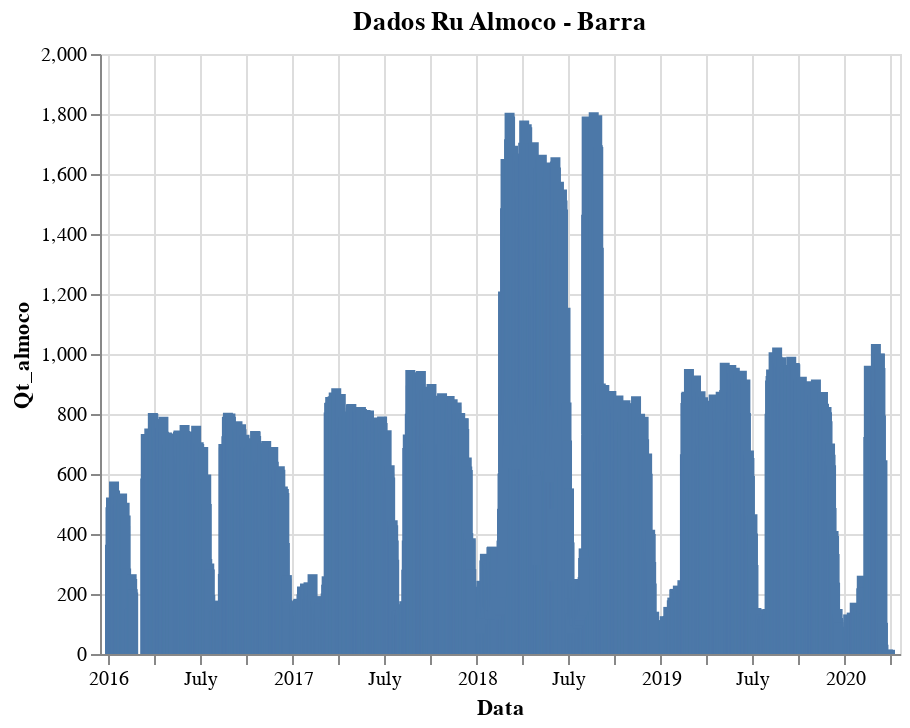

Notebook cell for this chart:
### Markdown cell above
2.	Durante a semana, os dias onde o Restaurante Universitário é mais utilizado é na Terça e Quarta-feira e também é percebido o momento de menor uso, que é nas Sextas-feiras no período da janta.

O início de Abril de 2016 será utilizado como representação, mas as outras semanas quase que em suas totalidades tem o mesmo comportamento, onde às Terças e Quartas tem o maior fluxo de usuários e no período da janta às Sextas é o momento com menor demanda. Tal comportamento se deve, sem sua maioria, pela origem dos estudantes que têm suas residências familiares localizadas fora do município de Sobral, e o êxodo de ida e vinda a cada fim de semana causa o fenômeno que ainda às Segundas os alunos estão chegando no município do Campus e às Sextas a noite grande parte já tem ido para os municípios de suas famílias.

### Code cell
alt.Chart(base_final).mark_bar().encode(
    x = 'Data',
    y = 'Qt_almoco',


).properties(
    title = 'Dados Ru Almoco - Barra'
).interactive()

### Figure 1 — Vega-Lite specification as saved in the notebook (floating-point values rounded to 4 significant figures; data arrays with more than 128 entries replaced by an {"elided": "..."} marker saying what was removed)
{"config": {"view": {"continuousWidth": 400, "continuousHeight": 300}}, "data": {"name": "data-873f18c4a353b0193e2308015f15c61a"}, "mark": "bar", "encoding": {"x": {"field": "Data", "type": "temporal"}, "y": {"field": "Qt_almoco", "type": "quantitative"}}, "selection": {"selector047": {"type": "interval", "bind": "scales", "encodings": ["x", "y"]}}, "title": "Dados Ru Almoco - Barra", "$schema": "https://vega.github.io/schema/vega-lite/v4.17.0.json", "datasets": {"data-873f18c4a353b0193e2308015f15c61a": {"elided": "1148 records"}}}
